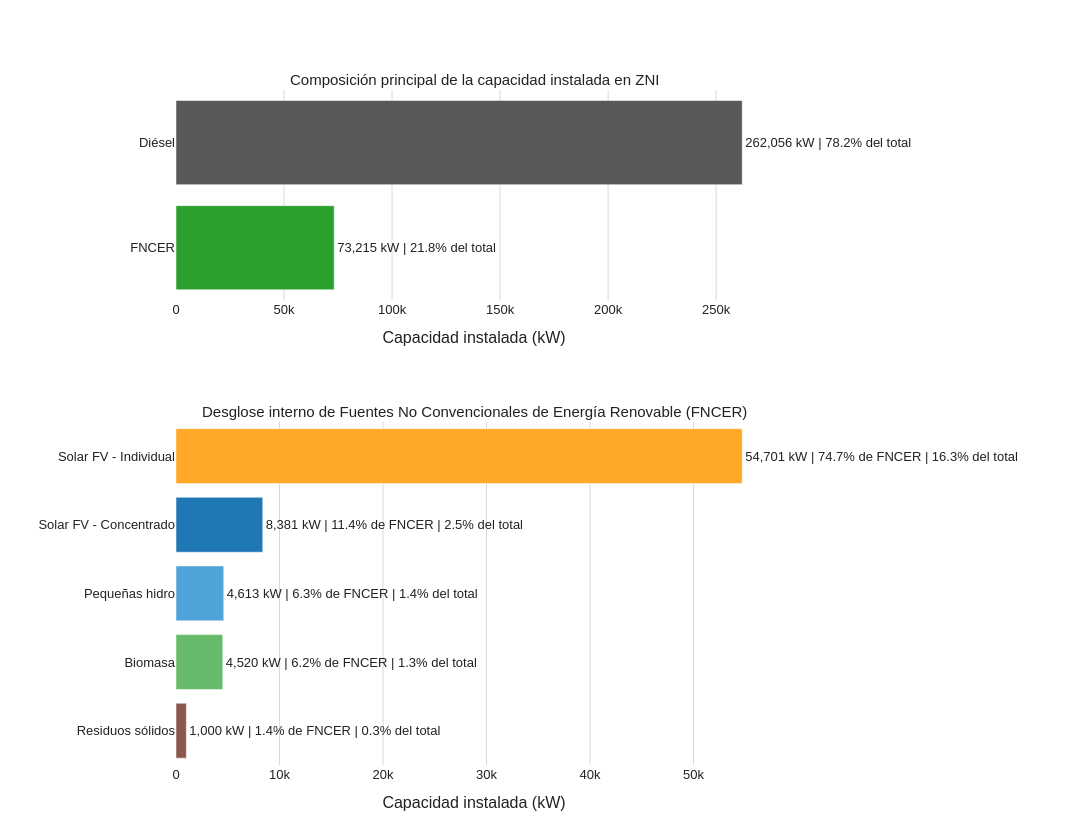

The cell this chart's notebook holds for it:
### Code cell
from plotly.subplots import make_subplots
import plotly.graph_objects as go
import plotly.io as pio
import pandas as pd

# =========================================================
# Figura profesional en dos paneles:
# 1) ZNI: Diésel vs FNCER
# 2) Desglose interno de FNCER
# =========================================================

pio.templates.default = "plotly_white"

# ---------------------------------------------------------
# 1. Datos base tomados del bloque original del cuaderno
# ---------------------------------------------------------
total_zni = 335271
kw_diesel = 262056
kw_fncer = 73215

df_principal = pd.DataFrame({
    "fuente": ["Diésel", "FNCER"],
    "kw": [kw_diesel, kw_fncer]
})

df_principal["porcentaje_total"] = (df_principal["kw"] / total_zni) * 100

df_fncer = pd.DataFrame({
    "fuente": [
        "Solar FV - Individual",
        "Solar FV - Concentrado",
        "Pequeñas hidro",
        "Biomasa",
        "Residuos sólidos"
    ],
    "kw": [54701, 8381, 4613, 4520, 1000]
})

df_fncer["porcentaje_fncer"] = (df_fncer["kw"] / kw_fncer) * 100
df_fncer["porcentaje_total"] = (df_fncer["kw"] / total_zni) * 100

# Orden visual
df_principal = df_principal.sort_values("kw", ascending=True)
df_fncer = df_fncer.sort_values("kw", ascending=True)

# ---------------------------------------------------------
# 2. Etiquetas de texto
# ---------------------------------------------------------
df_principal["texto"] = df_principal.apply(
    lambda row: f"{row['kw']:,.0f} kW | {row['porcentaje_total']:.1f}% del total",
    axis=1
)

df_fncer["texto"] = df_fncer.apply(
    lambda row: (
        f"{row['kw']:,.0f} kW | "
        f"{row['porcentaje_fncer']:.1f}% de FNCER | "
        f"{row['porcentaje_total']:.1f}% del total"
    ),
    axis=1
)

# ---------------------------------------------------------
# 3. Figura con subplots
# ---------------------------------------------------------
fig = make_subplots(
    rows=2, cols=1,
    shared_xaxes=False,
    vertical_spacing=0.18,
    row_heights=[0.38, 0.62],
    subplot_titles=(
        "Composición principal de la capacidad instalada en ZNI",
        "Desglose interno de Fuentes No Convencionales de Energía Renovable (FNCER)"
    )
)

# Panel 1: Diésel vs FNCER
fig.add_trace(
    go.Bar(
        x=df_principal["kw"],
        y=df_principal["fuente"],
        orientation="h",
        marker=dict(color=["#2ca02c", "#595959"]),
        text=df_principal["texto"],
        textposition="outside",
        cliponaxis=False,
        hovertemplate=(
            "<b>%{y}</b><br>"
            "Capacidad: %{x:,.0f} kW<br>"
            "<extra></extra>"
        ),
        showlegend=False
    ),
    row=1, col=1
)

# Panel 2: desglose FNCER
fig.add_trace(
    go.Bar(
        x=df_fncer["kw"],
        y=df_fncer["fuente"],
        orientation="h",
        marker=dict(
            color=["#8c564b", "#66bb6a", "#4fa3d9", "#1f77b4", "#ffa726"]
        ),
        text=df_fncer["texto"],
        textposition="outside",
        cliponaxis=False,
        hovertemplate=(
            "<b>%{y}</b><br>"
            "Capacidad: %{x:,.0f} kW<br>"
            "<extra></extra>"
        ),
        showlegend=False
    ),
    row=2, col=1
)

# ---------------------------------------------------------
# 4. Ajustes de diseño
# ---------------------------------------------------------
fig.update_layout(
    width=1250,
    height=820,
    margin=dict(t=90, l=60, r=320, b=50),
    paper_bgcolor="white",
    plot_bgcolor="white",
    font=dict(
        family="Arial, sans-serif",
        size=13,
        color="#222222"
    )
)

fig.update_xaxes(
    title_text="Capacidad instalada (kW)",
    showgrid=True,
    gridcolor="#d9d9d9",
    zeroline=False,
    row=1, col=1
)

fig.update_xaxes(
    title_text="Capacidad instalada (kW)",
    showgrid=True,
    gridcolor="#d9d9d9",
    zeroline=False,
    row=2, col=1
)

fig.update_yaxes(title_text="", row=1, col=1)
fig.update_yaxes(title_text="", row=2, col=1)

# Afinar estilo de subtítulos
fig.layout.annotations[0].font = dict(size=15, color="#222222")
fig.layout.annotations[1].font = dict(size=15, color="#222222")

# Mostrar
fig.show()

# Exportar en alta calidad
fig.write_image("matriz_zni_dos_paneles_profesional.png", scale=3)

### Figure 1 — Plotly figure (JSON) as saved in the notebook; plotly's stock layout.template omitted (floating-point values rounded to 4 significant figures)
{"data": [{"cliponaxis": false, "hovertemplate": "<b>%{y}</b><br>Capacidad: %{x:,.0f} kW<br><extra></extra>", "marker": {"color": ["#2ca02c", "#595959"]}, "orientation": "h", "showlegend": false, "text": ["73,215 kW | 21.8% del total", "262,056 kW | 78.2% del total"], "textposition": "outside", "type": "bar", "x": [73215, 262056], "xaxis": "x", "y": ["FNCER", "Diésel"], "yaxis": "y"}, {"cliponaxis": false, "hovertemplate": "<b>%{y}</b><br>Capacidad: %{x:,.0f} kW<br><extra></extra>", "marker": {"color": ["#8c564b", "#66bb6a", "#4fa3d9", "#1f77b4", "#ffa726"]}, "orientation": "h", "showlegend": false, "text": ["1,000 kW | 1.4% de FNCER | 0.3% del total", "4,520 kW | 6.2% de FNCER | 1.3% del total", "4,613 kW | 6.3% de FNCER | 1.4% del total", "8,381 kW | 11.4% de FNCER | 2.5% del total", "54,701 kW | 74.7% de FNCER | 16.3% del total"], "textposition": "outside", "type": "bar", "x": [1000, 4520, 4613, 8381, 54701], "xaxis": "x2", "y": ["Residuos sólidos", "Biomasa", "Pequeñas hidro", "Solar FV - Concentrado", "Solar FV - Individual"], "yaxis": "y2"}], "layout": {"annotations": [{"font": {"color": "#222222", "size": 15}, "showarrow": false, "text": "Composición principal de la capacidad instalada en ZNI", "x": 0.5, "xanchor": "center", "xref": "paper", "y": 1, "yanchor": "bottom", "yref": "paper"}, {"font": {"color": "#222222", "size": 15}, "showarrow": false, "text": "Desglose interno de Fuentes No Convencionales de Energía Renovable (FNCER)", "x": 0.5, "xanchor": "center", "xref": "paper", "y": 0.5084, "yanchor": "bottom", "yref": "paper"}], "font": {"color": "#222222", "family": "Arial, sans-serif", "size": 13}, "height": 820, "margin": {"b": 50, "l": 60, "r": 320, "t": 90}, "paper_bgcolor": "white", "plot_bgcolor": "white", "width": 1250, "xaxis": {"anchor": "y", "domain": [0, 1], "gridcolor": "#d9d9d9", "showgrid": true, "title": {"text": "Capacidad instalada (kW)"}, "zeroline": false}, "xaxis2": {"anchor": "y2", "domain": [0, 1], "gridcolor": "#d9d9d9", "showgrid": true, "title": {"text": "Capacidad instalada (kW)"}, "zeroline": false}, "yaxis": {"anchor": "x", "domain": [0.6884, 1], "title": {"text": ""}}, "yaxis2": {"anchor": "x2", "domain": [0, 0.5084], "title": {"text": ""}}}}
